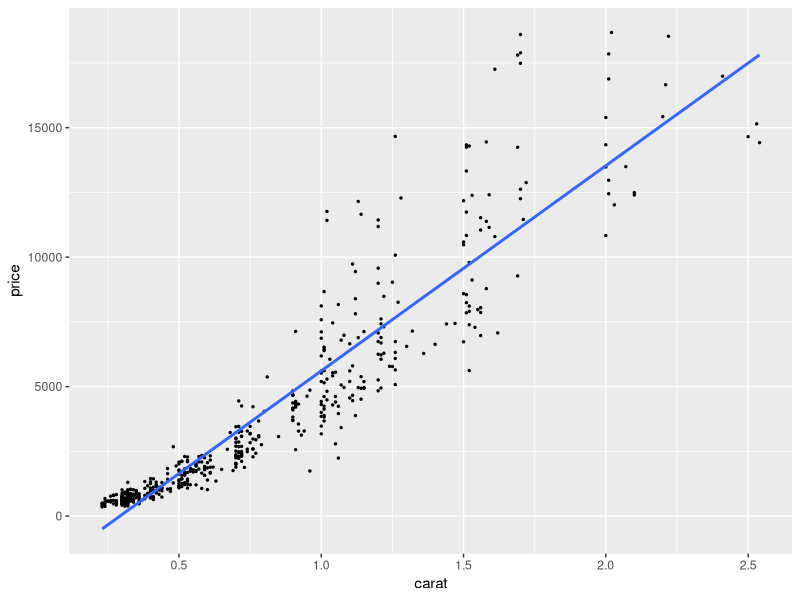
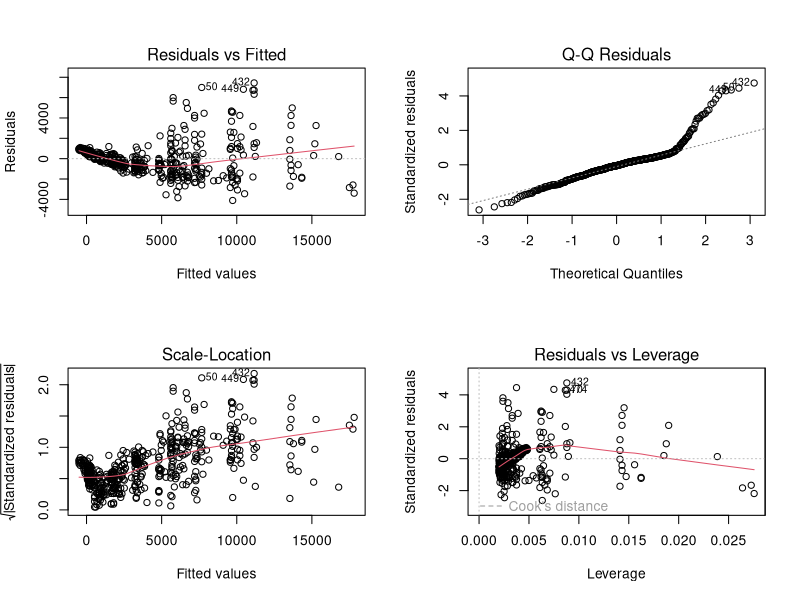
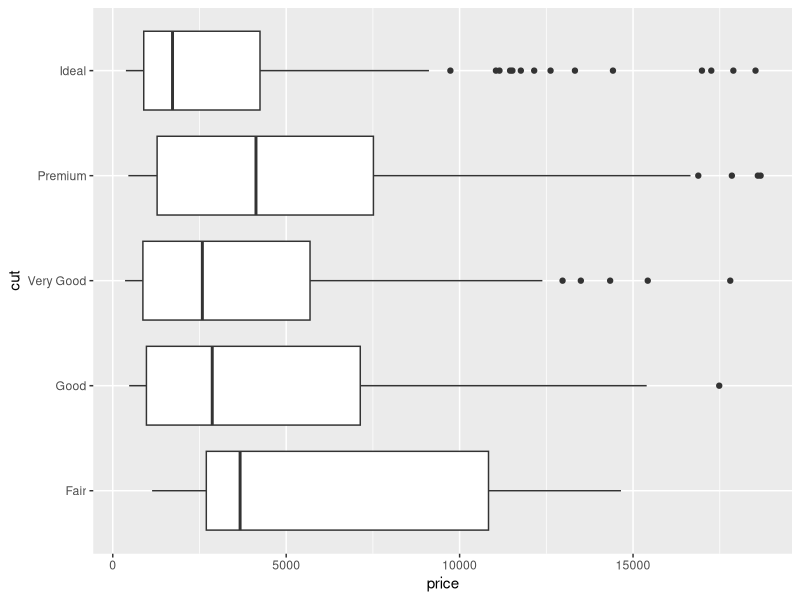
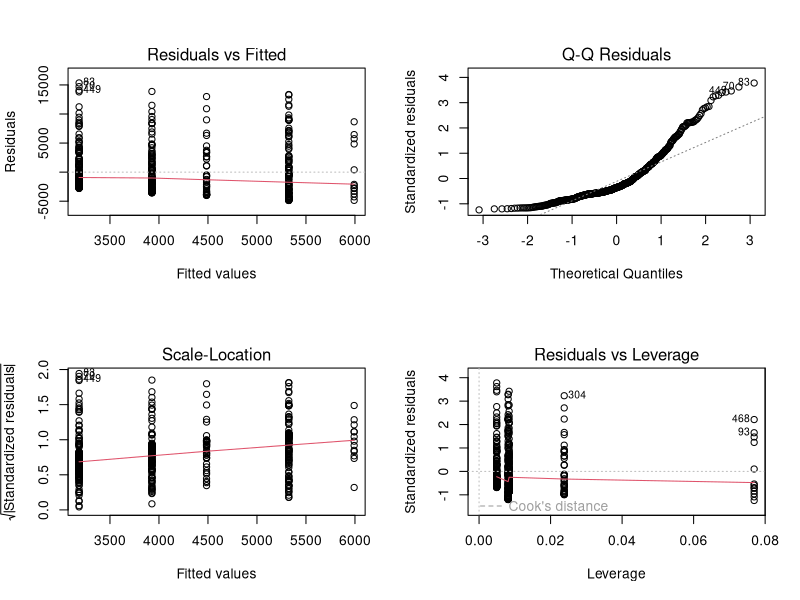
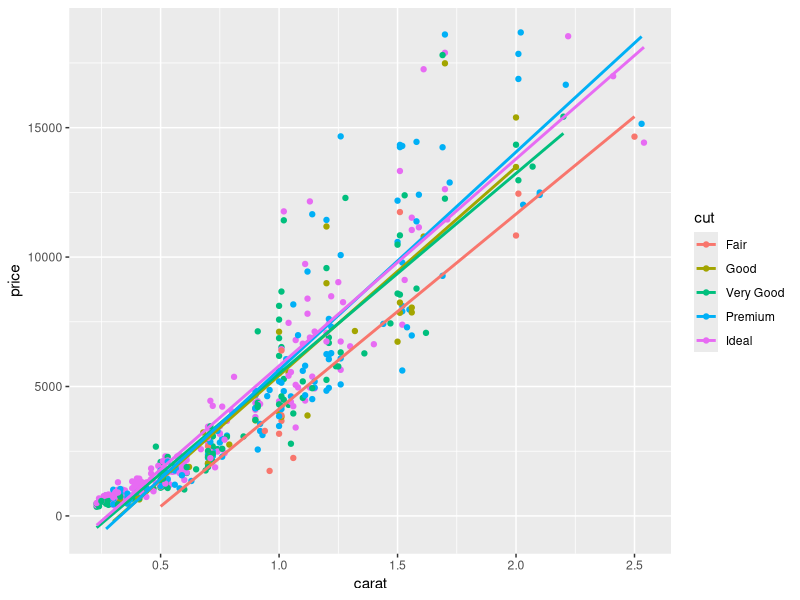
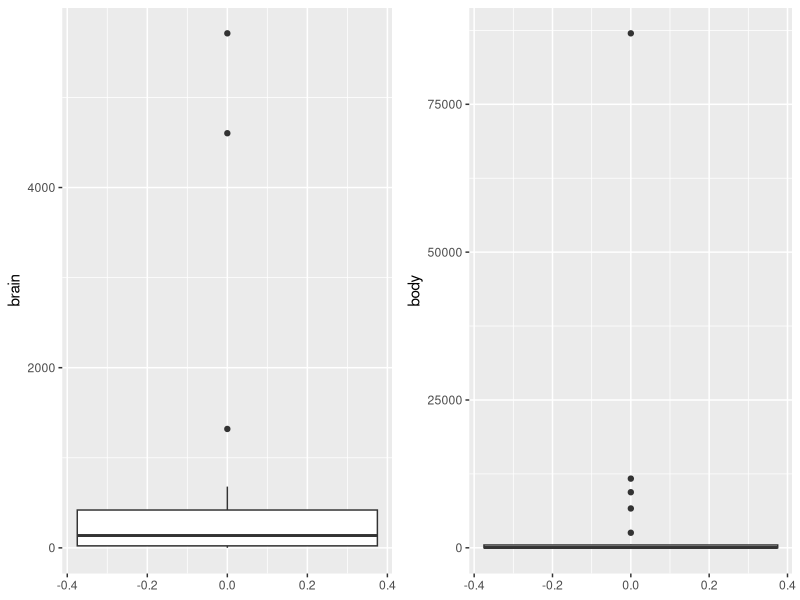
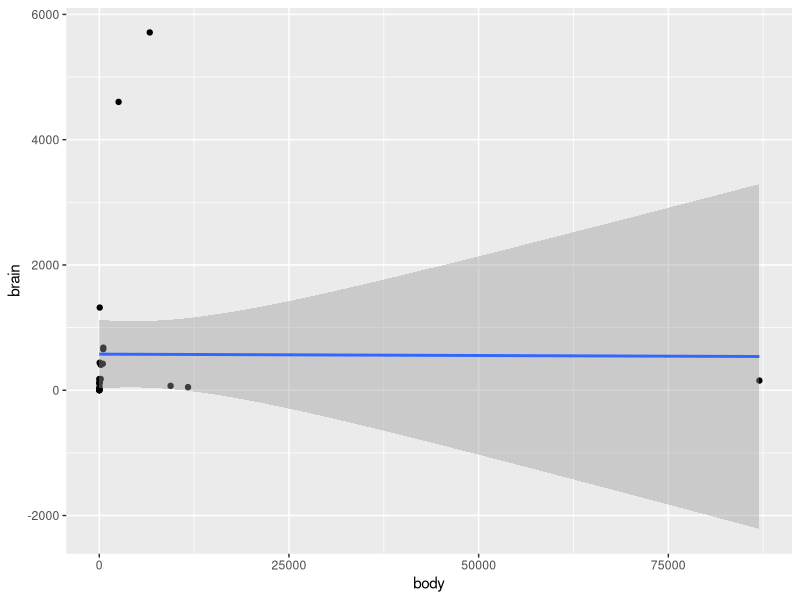
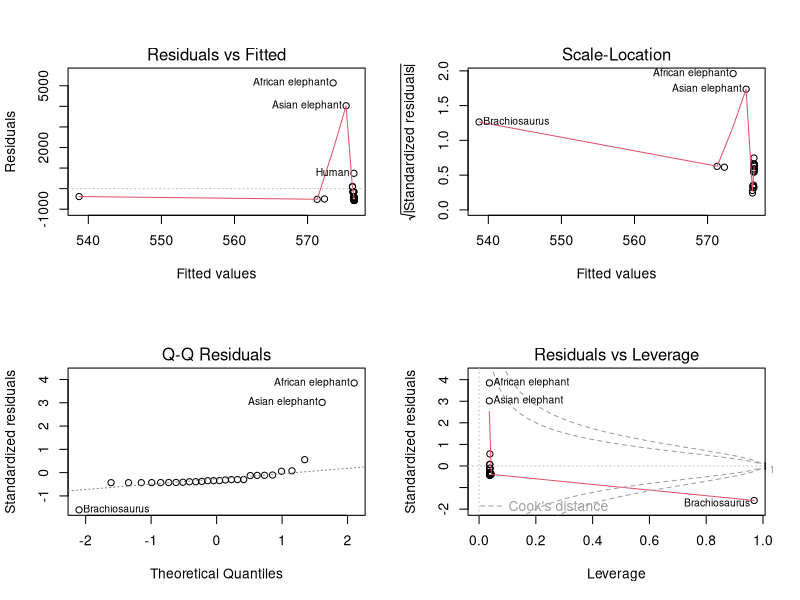

Source code (R) for these figures, in order:
## ---- chunk 1
knitr::opts_chunk$set(warning = FALSE, message = FALSE) 
## ---- chunk 2
library(ggplot2)
library(dplyr)
data("diamonds")
## ---- chunk 3
set.seed(100)
diamonds %>%
  slice_sample(n = 500) %>%
  mutate(cut     = factor(cut, ordered = FALSE),
         color   = factor(color, ordered = FALSE),
         clarity = factor(clarity, ordered = FALSE)) ->
  my_diamonds
## ---- chunk 4
ggplot(my_diamonds, aes(carat, price)) +
  geom_point(size = 0.5) +
  geom_smooth(method = "lm", se = FALSE)
## ---- chunk 5
lm_model <- lm(price ~ carat, my_diamonds)
summary(lm_model)
## ---- chunk 6
anova(lm(price ~ 1, my_diamonds), lm_model)
## ---- chunk 7
par(mfrow = c(2, 2))
plot(lm_model)
## ---- chunk 8
ggplot(my_diamonds, aes(price, cut)) +
  geom_boxplot()
## ---- chunk 9
lm_model_cut <- lm(price ~ cut, my_diamonds)
summary(lm_model_cut)
## ---- chunk 10
par(mfrow = c(2, 2))
plot(lm_model_cut)
## ---- chunk 11
lm_main_effects <- lm(price ~ carat + cut, my_diamonds)
summary(lm_main_effects)
## ---- chunk 12
lm_interaction <- lm(price ~ carat * cut, my_diamonds)
summary(lm_interaction)
## ---- chunk 13
ggplot(my_diamonds, aes(carat, price, col = cut)) +
  geom_point() +
  geom_smooth(method = "lm", se = FALSE)
## ---- chunk 14
library(MASS)
data("Animals")
row.names(Animals)
## ---- chunk 15
library(gridExtra)
brain_box <- ggplot(Animals, aes(y = brain)) +
  geom_boxplot()

body_box <- ggplot(Animals, aes(y = body)) +
  geom_boxplot()

grid.arrange(brain_box, body_box, ncol = 2)
## ---- chunk 16
ggplot(Animals, aes(body, brain)) +
  geom_point() +
  geom_smooth(method = "lm")
## ---- chunk 17
lm_m0 <- lm(brain ~ body, Animals)
summary(lm_m0)
## ---- chunk 18
par(mfcol = c(2, 2))
plot(lm_m0)
## ---- chunk 19
body_log <- ggplot(data = Animals, aes(y = log(body))) +
  geom_boxplot()

brain_log <- ggplot(data = Animals, aes(y = log(brain))) +
  geom_boxplot()

grid.arrange(body_log, brain_log, ncol = 2)
## ---- chunk 20
ggplot(data = Animals, aes(log(body), log(brain))) +
  geom_point() +
  geom_smooth(method = "lm")
## ---- chunk 21
m1 <- lm(log(brain) ~ log(body), Animals)
summary(m1)
## ---- chunk 22
par(mfcol = c(2, 2))
plot(m1)
## ---- chunk 23
Animals <- mutate(Animals, 
                  species = recode_factor(rownames(Animals),
                                          Brachiosaurus = "extinct",
                                          Triceratops   = "extinct",
                                          Dipliodocus   = "extinct", 
                                          .default      = "other")
                  )
## ---- chunk 24
m2 <- update(m1, . ~ . + species, Animals)
summary(m2)
## ---- chunk 25
par(mfcol = c(2, 2))
plot(m2)
## ---- chunk 26
Animals  <- mutate(Animals, species = recode_factor(rownames(Animals),
                                  'Brachiosaurus' = "extinct",
                                  'Triceratops'   = "extinct",
                                  'Dipliodocus'   = "extinct", 
                                  'Human'         = "primate",
                                  'Chimpanzee'    = "primate",
                                  'Gorilla'       = "primate",
                                  'Rhesus monkey' = "primate",
                                  'Potar monkey'  = "primate",
                                  .default        = "other")
                   )
## ---- chunk 27
m3 <- update(m1, . ~ . + species, Animals)
summary(m3)
## ---- chunk 28
par(mfcol = c(2, 2))
plot(m3)
## ---- chunk 29
anova(m1, m2, m3)
